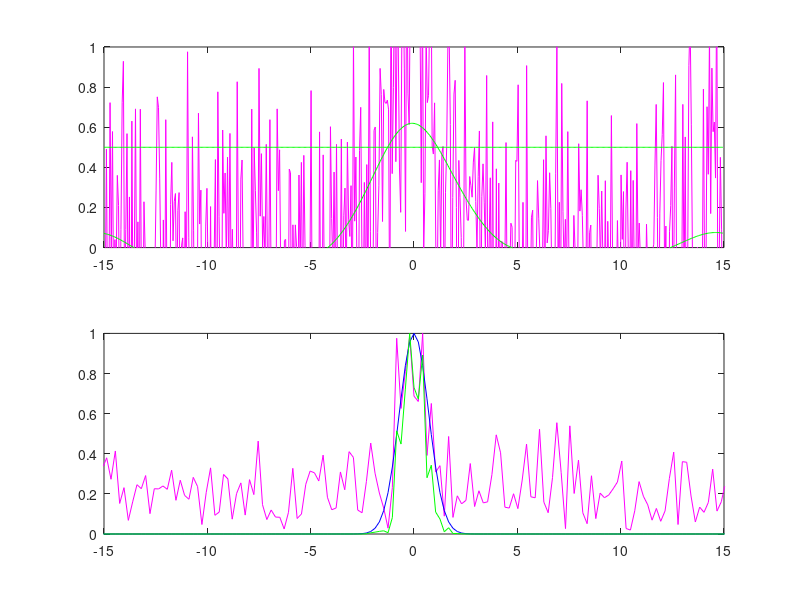

Recreate this plot in MATLAB.
clear all; close all; clc;

%% first part
T=30; % Domain
n=512; % points in the function

t2=linspace(-T/2,T/2,n+1);
t=t2(1:n); % we get rid of the last point because the last point is the same as the first
k=(2*pi/T)*[0:n/2-1 -n/2:-1];
ks=fftshift(k); % shift the function for the fourier transformation

u=sech(t); % function
ut=fft(u); % fourier transform

% add noise
noise=10;
utn=ut+noise*(randn(1,n)+i*randn(1,n)); % fourier transform with white noise
un=ifft(utn);

filter=exp(-k.^2); % filter
utnf=filter.*utn; % filtering the signal
unf=ifft(utnf); % inverse fft

% subplot(2,1,1), plot(t,u,'k',t,un,'m');
% subplot(2,1,2), plot(ks,abs(fftshift(ut))/max(abs(fftshift(ut))),'k',ks,abs(fftshift(utn))/max(abs(fftshift(utn))),'m');
subplot(2,1,1), plot(t,un,'m', t, unf,'g',t,0*t+.5,'g');
axis([-15 15 0 1])
subplot(2,1,2), plot(ks,abs(fftshift(utn))/max(abs(fftshift(utn))),'m',...
    ks,abs(fftshift(filter))/max(abs(fftshift(filter))),'b',...
    ks,abs(fftshift(utnf))/max(abs(fftshift(utnf))),'g'...
    );

axis([-15 15 0 1])

